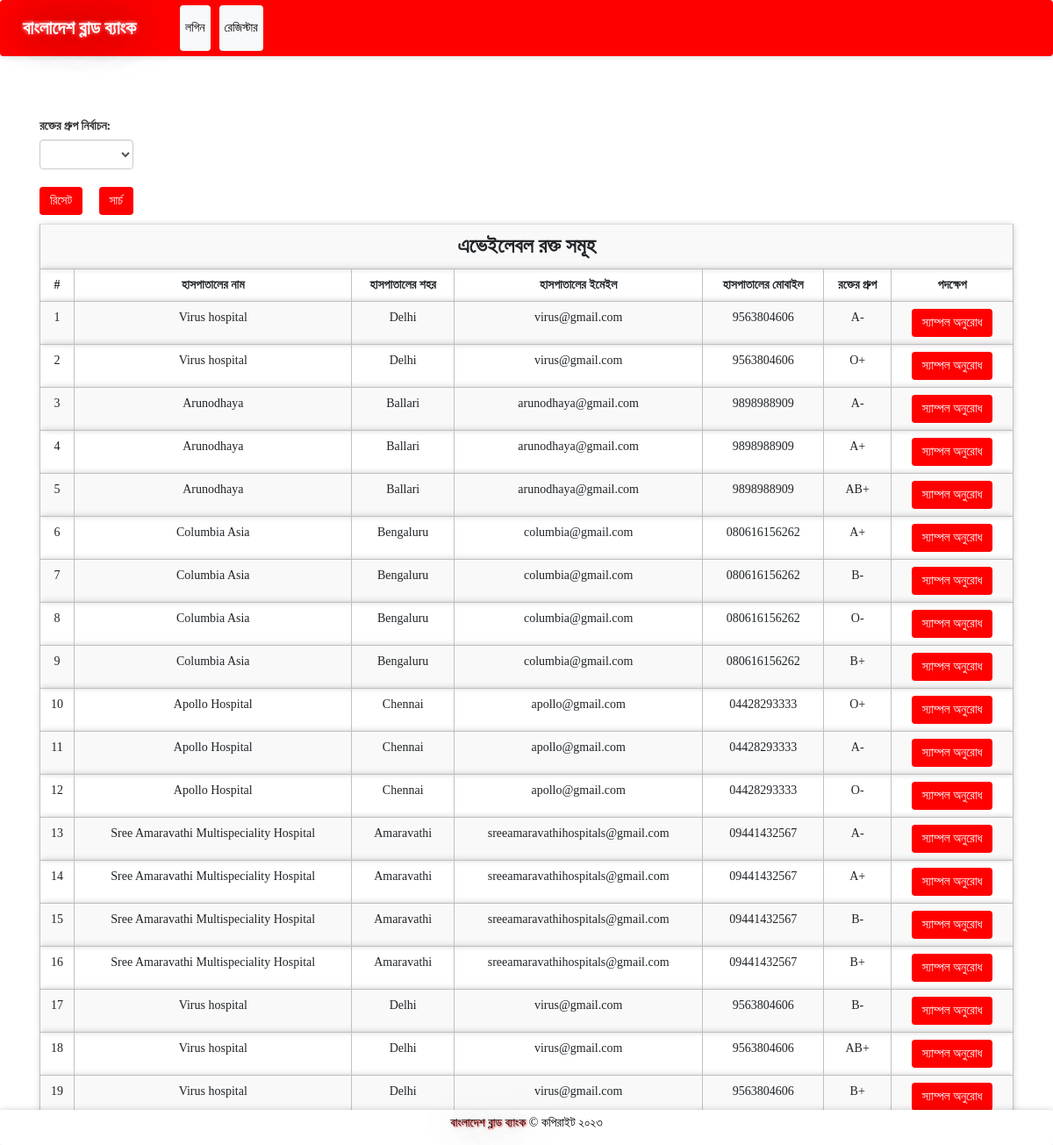
Before: /abs.php with the older database file.
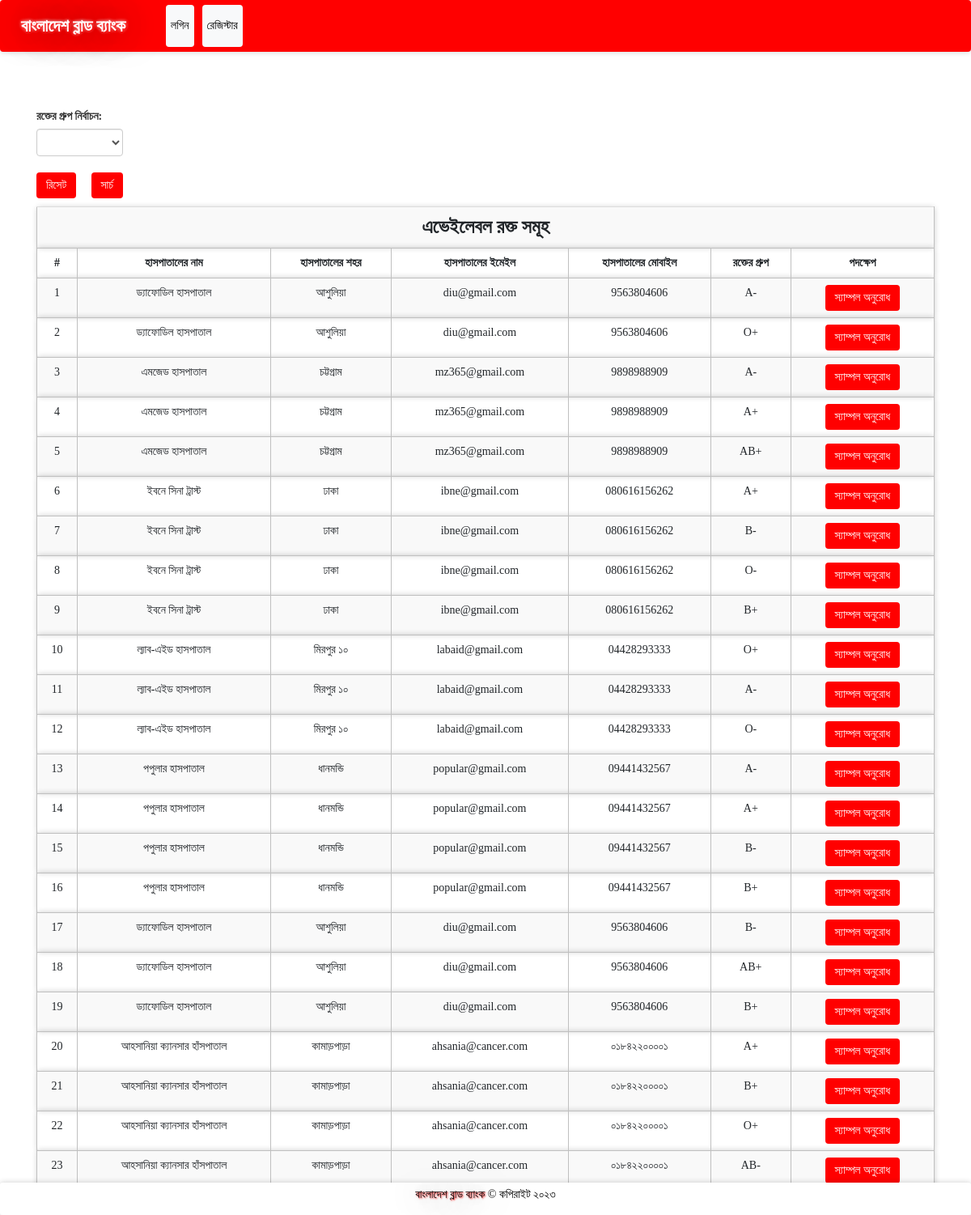
After: the same page with the newer database file.
### tables this page shows
CREATE TABLE `bloodinfo` (
  `bid` int(11) NOT NULL,
  `hid` int(11) NOT NULL,
  `bg` varchar(10) NOT NULL
);

CREATE TABLE `hospitals` (
  `id` int(11) NOT NULL,
  `hname` varchar(100) NOT NULL,
  `hemail` varchar(100) NOT NULL,
  `hpassword` varchar(100) NOT NULL,
  `hphone` varchar(100) NOT NULL,
  `hcity` varchar(100) NOT NULL
);

### message.php (called while the page is built, shortened)
<?php $counter=0; if(isset($_GET['msg'])) { ?>
	<div class="col-5 alert alert alert-success alert-dismissible fade show card" id="message">
		<button type="button" class="close" data-dismiss="alert" title="close">&times;</button><?php echo $_GET['msg'];?>
	</div>
<?php }?>

### abs.php (the view, shortened to what this page needs)
<?php
require 'file/connection.php';
if(isset($_GET['search'])){
    $searchKey = $_GET['search'];
    $sql = "select bloodinfo.*, hospitals.* from bloodinfo, hospitals where bloodinfo.hid=hospitals.id && bg='$searchKey'";
}else{
    $sql = "select bloodinfo.*, hospitals.* from bloodinfo, hospitals where bloodinfo.hid=hospitals.id";
}
$result = mysqli_query ($conn, $sql);
?>
<!DOCTYPE html>
<html>
<?php require 'head.php'; ?>
<body>
    <?php require 'header.php'; ?>
    <div class="container cont">
        <?php require 'message.php'; ?>
        <div class="row col-lg-8 col-md-8 col-sm-12 mb-3">
            <form method="get" action="" style="margin-top:-20px; ">
            <label class="font-weight-bolder">রক্তের গ্রুপ নির্বাচন:</label>
               <select name="search" class="form-control">
               <option><?php echo @$_GET['search']; ?></option>
               <option value="A+">A+</option>
               </select><br>
               <a href="abs.php" class="btn btn-info mr-4" style="background-color:red;border:0px"> রিসেট</a>
               <input type="submit" name="submit" class="btn btn-info" value="সার্চ" style="background-color:red;border:0px">
           </form>
        </div>
        <table class="table table-striped rounded mb-5">
            <tr><th colspan="7" class="title">এভেইলেবল রক্ত সমূহ</th></tr>
            <tr>
                <th>#</th>
                <th>হাসপাতালের নাম</th>
                <th>হাসপাতালের শহর</th>
                <th>হাসপাতালের ইমেইল</th>
                <th>হাসপাতালের মোবাইল</th>
                <th>রক্তের গ্রুপ</th>
                <th>পদক্ষেপ</th>
            </tr>
        <?php while($row = mysqli_fetch_array($result)) { ?>
            <tr>
                <td><?php echo ++$counter;?></td>
                <td><?php echo $row['hname'];?></td>
                <td><?php echo ($row['hcity']); ?></td>
                <td><?php echo ($row['hemail']); ?></td>
                <td><?php echo ($row['hphone']); ?></td>
                <td><?php echo ($row['bg']); ?></td>
                <form action="file/request.php" method="post">
                <?php if (isset($_SESSION['hid'])) { ?>
                <td><a href="javascript:void(0);" class="btn btn-info hospital">স্যাম্পল অনুরোধ</a></td>
                <?php } else {(isset($_SESSION['rid']))  ?>
                <td><input type="submit" name="request" class="btn btn-info" style="background-color:red;border:0px" value="স্যাম্পল অনুরোধ"></td>
                <?php } ?>
                </form>
            </tr>
        <?php } ?>
        </table>
    </div>
    <?php require 'footer.php' ?>
</body>

### head.php (shortened to what this page needs)
<head>
    <link rel="stylesheet" href="https://maxcdn.bootstrapcdn.com/bootstrap/4.5.0/css/bootstrap.min.css">
    <link rel="stylesheet" type="text/css" href="../library/css/bootstrap.min.css"/>
    <link href="css/style.css" rel="stylesheet"/>
</head>

### header.php (shortened to what this page needs)
<nav class="navbar navbar-expand-lg navbar-dark" style="background-color:red; height:auto" >
    <a class="navbar-brand" href="index.php" style="font-family: Li Ador Noirrit">বাংলাদেশ ব্লাড ব্যাংক</a>
        <div class="collapse navbar-collapse" id="collapsibleNavbar">
            <?php if (isset($_SESSION['hid'])) { ?>
            <?php } elseif (isset($_SESSION['rid'])) { ?>
            <?php } else { ?>
            <ul class="navbar-nav ml-auto">
                <li class="nav-item">
                    <a class="nav-link btn btn-light" href="login.php" style="color:black; font-family: Li Ador Noirrit" >লগিন</a>
                </li>
                <li class="nav-item">
                    <a class="nav-link btn btn-light" href="register.php" style="color:black; font-family: Li Ador Noirrit">রেজিস্টার</a>
                </li>
            </ul>
            <?php } ?>
        </div>
</nav>

### footer.php (shortened to what this page needs)
<!DOCTYPE html>
<html>
<head>
</head>
<body>
<div class="footer">
  <p><span id="demo"></span> <span class="brand">বাংলাদেশ ব্লাড ব্যাংক </span> © কপিরাইট ২০২৩
</footer></p>
</div>
</body>
</html>

### css/style.css (style rules this page uses)
.cont { padding-top: 40px; text-align: justify; font-size: 1em; }
.card ,nav, .footer,tr,video { border-radius: 3px; transition: all 200ms ease-out; box-shadow: 0px 0px 7px rgba(0, 0, 0, 0.2); }
tr,th,td { border:0.1px solid silver; text-align: center; }
.nav-item { margin-left: 10px; }
.navbar-brand { text-shadow: 1px 1px 2px red, 0 0 50px black, 0 0 5px white; font-weight: bold; font-size: 1.5em; }
.title { font-weight: bold; font-size: 1.7em; text-transform: capitalize; text-align: center; }
.brand { text-shadow: 1px 1px 2px red, 0 0 50px black, 0 0 5px white; }
form { padding-top: 20px; }
a:link { text-decoration: none; }
.footer { padding: 14px; }

### abs.php (style rules this page uses)
body { font-family: Li Ador Noirrit; background-size: cover; min-height: 0; height: 100%; }

### footer.php (style rules this page uses)
.footer { font-family: Li Ador Noirrit; position: fixed; left: 0; bottom: 0; width: 100%; background-color: white; color: black; text-align: center; margin-top: 10px; padding: 5px 0px 5px 0px; }

Changed rows visible on the page:
changed through a linked row, bloodinfo (number 1 of 23 on the later page): hid.hname "Virus hospital" → "ড্যাফোডিল হাসপাতাল"; hid.hcity "Delhi" → "আশুলিয়া"; hid.hemail "virus@gmail.com" → "diu@gmail.com"
changed through a linked row, bloodinfo (number 2 of 23 on the later page): hid.hname "Virus hospital" → "ড্যাফোডিল হাসপাতাল"; hid.hcity "Delhi" → "আশুলিয়া"; hid.hemail "virus@gmail.com" → "diu@gmail.com"
changed through a linked row, bloodinfo (number 3 of 23 on the later page): hid.hname "Arunodhaya" → "এমজেড হাসপাতাল"; hid.hcity "Ballari" → "চট্টগ্রাম"; hid.hemail "arunodhaya@gmail.com" → "mz365@gmail.com"
changed through a linked row, bloodinfo (number 4 of 23 on the later page): hid.hname "Arunodhaya" → "এমজেড হাসপাতাল"; hid.hcity "Ballari" → "চট্টগ্রাম"; hid.hemail "arunodhaya@gmail.com" → "mz365@gmail.com"
changed through a linked row, bloodinfo (number 5 of 23 on the later page): hid.hname "Arunodhaya" → "এমজেড হাসপাতাল"; hid.hcity "Ballari" → "চট্টগ্রাম"; hid.hemail "arunodhaya@gmail.com" → "mz365@gmail.com"
changed through a linked row, bloodinfo (number 6 of 23 on the later page): hid.hname "Columbia Asia" → "ইবনে সিনা ট্রাস্ট"; hid.hcity "Bengaluru" → "ঢাকা"; hid.hemail "columbia@gmail.com" → "ibne@gmail.com"
changed through a linked row, bloodinfo (number 7 of 23 on the later page): hid.hname "Columbia Asia" → "ইবনে সিনা ট্রাস্ট"; hid.hcity "Bengaluru" → "ঢাকা"; hid.hemail "columbia@gmail.com" → "ibne@gmail.com"
changed through a linked row, bloodinfo (number 8 of 23 on the later page): hid.hname "Columbia Asia" → "ইবনে সিনা ট্রাস্ট"; hid.hcity "Bengaluru" → "ঢাকা"; hid.hemail "columbia@gmail.com" → "ibne@gmail.com"
changed through a linked row, bloodinfo (number 9 of 23 on the later page): hid.hname "Columbia Asia" → "ইবনে সিনা ট্রাস্ট"; hid.hcity "Bengaluru" → "ঢাকা"; hid.hemail "columbia@gmail.com" → "ibne@gmail.com"
changed through a linked row, bloodinfo (number 10 of 23 on the later page): hid.hname "Apollo Hospital" → "ল্যাব-এইড হাসপাতাল"; hid.hcity "Chennai" → "মিরপুর ১০"; hid.hemail "apollo@gmail.com" → "labaid@gmail.com"
changed through a linked row, bloodinfo (number 11 of 23 on the later page): hid.hname "Apollo Hospital" → "ল্যাব-এইড হাসপাতাল"; hid.hcity "Chennai" → "মিরপুর ১০"; hid.hemail "apollo@gmail.com" → "labaid@gmail.com"
changed through a linked row, bloodinfo (number 12 of 23 on the later page): hid.hname "Apollo Hospital" → "ল্যাব-এইড হাসপাতাল"; hid.hcity "Chennai" → "মিরপুর ১০"; hid.hemail "apollo@gmail.com" → "labaid@gmail.com"
changed through a linked row, bloodinfo (number 13 of 23 on the later page): hid.hname "Sree Amaravathi Multispeciality Hospital" → "পপুলার হাসপাতাল"; hid.hcity "Amaravathi" → "ধানমন্ডি"; hid.hemail "sreeamaravathihospitals@gmail.com" → "popular@gmail.com"
changed through a linked row, bloodinfo (number 14 of 23 on the later page): hid.hname "Sree Amaravathi Multispeciality Hospital" → "পপুলার হাসপাতাল"; hid.hcity "Amaravathi" → "ধানমন্ডি"; hid.hemail "sreeamaravathihospitals@gmail.com" → "popular@gmail.com"
changed through a linked row, bloodinfo (number 15 of 23 on the later page): hid.hname "Sree Amaravathi Multispeciality Hospital" → "পপুলার হাসপাতাল"; hid.hcity "Amaravathi" → "ধানমন্ডি"; hid.hemail "sreeamaravathihospitals@gmail.com" → "popular@gmail.com"
changed through a linked row, bloodinfo (number 16 of 23 on the later page): hid.hname "Sree Amaravathi Multispeciality Hospital" → "পপুলার হাসপাতাল"; hid.hcity "Amaravathi" → "ধানমন্ডি"; hid.hemail "sreeamaravathihospitals@gmail.com" → "popular@gmail.com"
changed through a linked row, bloodinfo (number 17 of 23 on the later page): hid.hname "Virus hospital" → "ড্যাফোডিল হাসপাতাল"; hid.hcity "Delhi" → "আশুলিয়া"; hid.hemail "virus@gmail.com" → "diu@gmail.com"
changed through a linked row, bloodinfo (number 18 of 23 on the later page): hid.hname "Virus hospital" → "ড্যাফোডিল হাসপাতাল"; hid.hcity "Delhi" → "আশুলিয়া"; hid.hemail "virus@gmail.com" → "diu@gmail.com"
changed through a linked row, bloodinfo (number 19 of 23 on the later page): hid.hname "Virus hospital" → "ড্যাফোডিল হাসপাতাল"; hid.hcity "Delhi" → "আশুলিয়া"; hid.hemail "virus@gmail.com" → "diu@gmail.com"
added bloodinfo: hid.hname "আহসানিয়া ক্যানসার হাঁসপাতাল", hid.hcity "কামাড়পাড়া", hid.hemail "ahsania@cancer.com", hid.hphone "০১৮৪২২০০০০১", bg "A+"
added bloodinfo: hid.hname "আহসানিয়া ক্যানসার হাঁসপাতাল", hid.hcity "কামাড়পাড়া", hid.hemail "ahsania@cancer.com", hid.hphone "০১৮৪২২০০০০১", bg "B+"
added bloodinfo: hid.hname "আহসানিয়া ক্যানসার হাঁসপাতাল", hid.hcity "কামাড়পাড়া", hid.hemail "ahsania@cancer.com", hid.hphone "০১৮৪২২০০০০১", bg "O+"
added bloodinfo: hid.hname "আহসানিয়া ক্যানসার হাঁসপাতাল", hid.hcity "কামাড়পাড়া", hid.hemail "ahsania@cancer.com", hid.hphone "০১৮৪২২০০০০১", bg "AB-"
